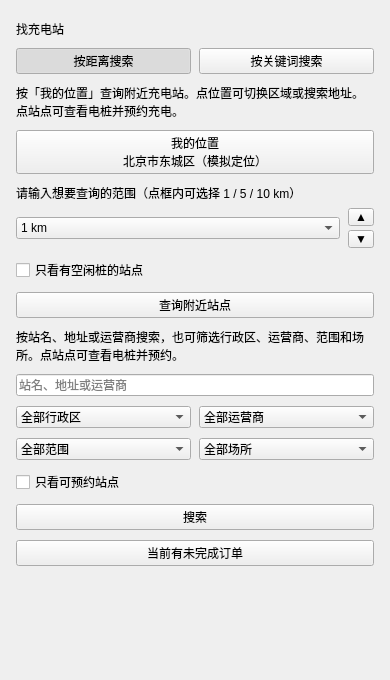
<?xml version="1.0" encoding="UTF-8"?>
<ui version="4.0">
 <class>HomePage</class>
 <widget class="QWidget" name="HomePage">
  <property name="geometry">
   <rect>
    <x>0</x>
    <y>0</y>
    <width>390</width>
    <height>680</height>
   </rect>
  </property>
  <layout class="QVBoxLayout" name="homeLayout">
   <property name="spacing">
    <number>10</number>
   </property>
   <property name="leftMargin">
    <number>16</number>
   </property>
   <property name="topMargin">
    <number>20</number>
   </property>
   <property name="rightMargin">
    <number>16</number>
   </property>
   <property name="bottomMargin">
    <number>12</number>
   </property>
   <item>
    <widget class="QLabel" name="titleLabel">
     <property name="text">
      <string>找充电站</string>
     </property>
    </widget>
   </item>
   <item>
    <layout class="QHBoxLayout" name="modeRow">
     <property name="spacing">
      <number>8</number>
     </property>
     <item>
      <widget class="QPushButton" name="distanceModeButton">
       <property name="cursor">
        <cursorShape>PointingHandCursor</cursorShape>
       </property>
       <property name="checkable">
        <bool>true</bool>
       </property>
       <property name="checked">
        <bool>true</bool>
       </property>
       <property name="text">
        <string>按距离搜索</string>
       </property>
      </widget>
     </item>
     <item>
      <widget class="QPushButton" name="keywordModeButton">
       <property name="cursor">
        <cursorShape>PointingHandCursor</cursorShape>
       </property>
       <property name="checkable">
        <bool>true</bool>
       </property>
       <property name="text">
        <string>按关键词搜索</string>
       </property>
      </widget>
     </item>
    </layout>
   </item>
   <item>
    <widget class="QWidget" name="distancePage">
      <layout class="QVBoxLayout" name="distanceLayout">
       <property name="spacing">
        <number>10</number>
       </property>
       <property name="leftMargin">
        <number>0</number>
       </property>
       <property name="topMargin">
        <number>0</number>
       </property>
       <property name="rightMargin">
        <number>0</number>
       </property>
       <property name="bottomMargin">
        <number>0</number>
       </property>
       <item>
        <widget class="QLabel" name="distanceDesc">
         <property name="text">
          <string>按「我的位置」查询附近充电站。点位置可切换区域或搜索地址。点站点可查看电桩并预约充电。</string>
         </property>
         <property name="wordWrap">
          <bool>true</bool>
         </property>
        </widget>
       </item>
       <item>
        <widget class="QPushButton" name="locationButton">
         <property name="cursor">
          <cursorShape>PointingHandCursor</cursorShape>
         </property>
         <property name="text">
          <string>我的位置
北京市东城区（模拟定位）</string>
         </property>
        </widget>
       </item>
       <item>
        <widget class="QWidget" name="radiusBox">
         <layout class="QVBoxLayout" name="radiusBoxLayout">
          <property name="spacing">
           <number>6</number>
          </property>
          <property name="leftMargin">
           <number>0</number>
          </property>
          <property name="topMargin">
           <number>0</number>
          </property>
          <property name="rightMargin">
           <number>0</number>
          </property>
          <property name="bottomMargin">
           <number>0</number>
          </property>
          <item>
           <widget class="QLabel" name="radiusHint">
            <property name="text">
             <string>请输入想要查询的范围（点框内可选择 1 / 5 / 10 km）</string>
            </property>
           </widget>
          </item>
          <item>
           <layout class="QHBoxLayout" name="radiusRow">
            <property name="spacing">
             <number>8</number>
            </property>
            <item>
             <widget class="QComboBox" name="radiusCombo">
              <property name="editable">
               <bool>false</bool>
              </property>
              <property name="insertPolicy">
               <enum>QComboBox::NoInsert</enum>
              </property>
              <item>
               <property name="text">
                <string>1 km</string>
               </property>
              </item>
              <item>
               <property name="text">
                <string>5 km</string>
               </property>
              </item>
              <item>
               <property name="text">
                <string>10 km</string>
               </property>
              </item>
              <item>
               <property name="text">
                <string>20 km</string>
               </property>
              </item>
              <item>
               <property name="text">
                <string>30 km</string>
               </property>
              </item>
              <item>
               <property name="text">
                <string>50 km</string>
               </property>
              </item>
              <item>
               <property name="text">
                <string>70 km</string>
               </property>
              </item>
              <item>
               <property name="text">
                <string>100 km</string>
               </property>
              </item>
             </widget>
            </item>
            <item>
             <layout class="QVBoxLayout" name="radiusStepLayout">
              <property name="spacing">
               <number>4</number>
              </property>
              <item>
               <widget class="QToolButton" name="radiusUp">
                <property name="text">
                 <string>▲</string>
                </property>
                <property name="autoRepeat">
                 <bool>true</bool>
                </property>
               </widget>
              </item>
              <item>
               <widget class="QToolButton" name="radiusDown">
                <property name="text">
                 <string>▼</string>
                </property>
                <property name="autoRepeat">
                 <bool>true</bool>
                </property>
               </widget>
              </item>
             </layout>
            </item>
           </layout>
          </item>
         </layout>
        </widget>
       </item>
       <item>
        <widget class="QCheckBox" name="availableOnlyCheck">
         <property name="text">
          <string>只看有空闲桩的站点</string>
         </property>
        </widget>
       </item>
       <item>
        <widget class="QPushButton" name="queryButton">
         <property name="cursor">
          <cursorShape>PointingHandCursor</cursorShape>
         </property>
         <property name="text">
          <string>查询附近站点</string>
         </property>
        </widget>
       </item>
      </layout>
     </widget>
   </item>
   <item>
     <widget class="QWidget" name="keywordPage">
      <layout class="QVBoxLayout" name="keywordLayout">
       <property name="spacing">
        <number>10</number>
       </property>
       <property name="leftMargin">
        <number>0</number>
       </property>
       <property name="topMargin">
        <number>0</number>
       </property>
       <property name="rightMargin">
        <number>0</number>
       </property>
       <property name="bottomMargin">
        <number>0</number>
       </property>
       <item>
        <widget class="QLabel" name="keywordDesc">
         <property name="text">
          <string>按站名、地址或运营商搜索，也可筛选行政区、运营商、范围和场所。点站点可查看电桩并预约。</string>
         </property>
         <property name="wordWrap">
          <bool>true</bool>
         </property>
        </widget>
       </item>
       <item>
        <widget class="QLineEdit" name="keywordEdit">
         <property name="placeholderText">
          <string>站名、地址或运营商</string>
         </property>
         <property name="clearButtonEnabled">
          <bool>true</bool>
         </property>
        </widget>
       </item>
       <item>
        <layout class="QHBoxLayout" name="filterRow">
         <property name="spacing">
          <number>8</number>
         </property>
         <item>
          <widget class="QComboBox" name="districtCombo">
           <property name="sizePolicy">
            <sizepolicy hsizetype="Expanding" vsizetype="Fixed">
             <horstretch>0</horstretch>
             <verstretch>0</verstretch>
            </sizepolicy>
           </property>
           <item>
            <property name="text">
             <string>全部行政区</string>
            </property>
           </item>
          </widget>
         </item>
         <item>
          <widget class="QComboBox" name="operatorCombo">
           <property name="sizePolicy">
            <sizepolicy hsizetype="Expanding" vsizetype="Fixed">
             <horstretch>0</horstretch>
             <verstretch>0</verstretch>
            </sizepolicy>
           </property>
           <item>
            <property name="text">
             <string>全部运营商</string>
            </property>
           </item>
          </widget>
         </item>
        </layout>
       </item>
       <item>
        <layout class="QHBoxLayout" name="filterRow2">
         <property name="spacing">
          <number>8</number>
         </property>
         <item>
          <widget class="QComboBox" name="regionCombo">
           <property name="sizePolicy">
            <sizepolicy hsizetype="Expanding" vsizetype="Fixed">
             <horstretch>0</horstretch>
             <verstretch>0</verstretch>
            </sizepolicy>
           </property>
           <item>
            <property name="text">
             <string>全部范围</string>
            </property>
           </item>
          </widget>
         </item>
         <item>
          <widget class="QComboBox" name="locationCombo">
           <property name="sizePolicy">
            <sizepolicy hsizetype="Expanding" vsizetype="Fixed">
             <horstretch>0</horstretch>
             <verstretch>0</verstretch>
            </sizepolicy>
           </property>
           <item>
            <property name="text">
             <string>全部场所</string>
            </property>
           </item>
          </widget>
         </item>
        </layout>
       </item>
       <item>
        <widget class="QCheckBox" name="bookableOnlyCheck">
         <property name="text">
          <string>只看可预约站点</string>
         </property>
        </widget>
       </item>
       <item>
        <widget class="QPushButton" name="searchButton">
         <property name="cursor">
          <cursorShape>PointingHandCursor</cursorShape>
         </property>
         <property name="text">
          <string>搜索</string>
         </property>
        </widget>
       </item>
      </layout>
     </widget>
   </item>
   <item>
    <widget class="QPushButton" name="activeOrderButton">
     <property name="cursor">
      <cursorShape>PointingHandCursor</cursorShape>
     </property>
     <property name="visible">
      <bool>false</bool>
     </property>
     <property name="text">
      <string>当前有未完成订单</string>
     </property>
    </widget>
   </item>
   <item>
    <widget class="QLabel" name="hintLabel">
     <property name="text">
      <string/>
     </property>
     <property name="wordWrap">
      <bool>true</bool>
     </property>
    </widget>
   </item>
   <item>
    <widget class="QScrollArea" name="stationScroll">
     <property name="frameShape">
      <enum>QFrame::NoFrame</enum>
     </property>
     <property name="widgetResizable">
      <bool>true</bool>
     </property>
     <widget class="QWidget" name="stationListHost">
      <property name="geometry">
       <rect>
        <x>0</x>
        <y>0</y>
        <width>350</width>
        <height>200</height>
       </rect>
      </property>
      <layout class="QVBoxLayout" name="stationListLayout">
       <property name="leftMargin">
        <number>0</number>
       </property>
       <property name="topMargin">
        <number>0</number>
       </property>
       <property name="rightMargin">
        <number>0</number>
       </property>
       <property name="bottomMargin">
        <number>0</number>
       </property>
       <item>
        <spacer name="stationListStretch">
         <property name="orientation">
          <enum>Qt::Vertical</enum>
         </property>
         <property name="sizeHint" stdset="0">
          <size>
           <width>20</width>
           <height>40</height>
          </size>
         </property>
        </spacer>
       </item>
      </layout>
     </widget>
    </widget>
   </item>
  </layout>
 </widget>
 <resources/>
 <connections/>
</ui>
